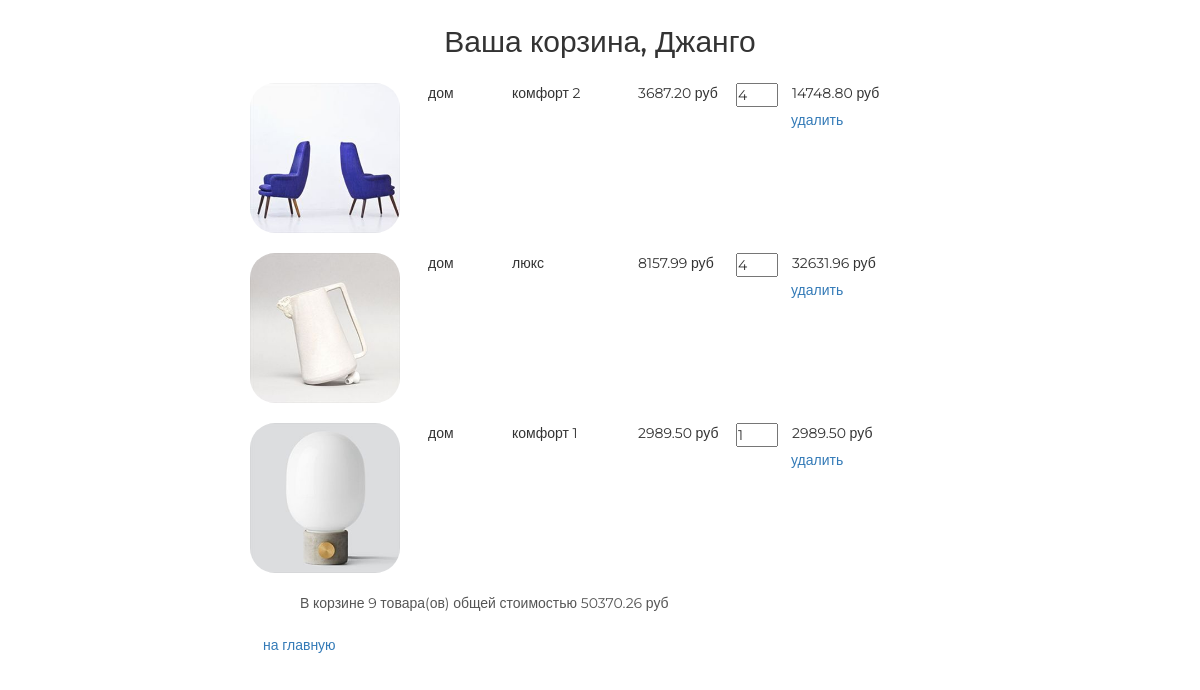
/basket/ (signed in), run on an earlier commit of the app's database.
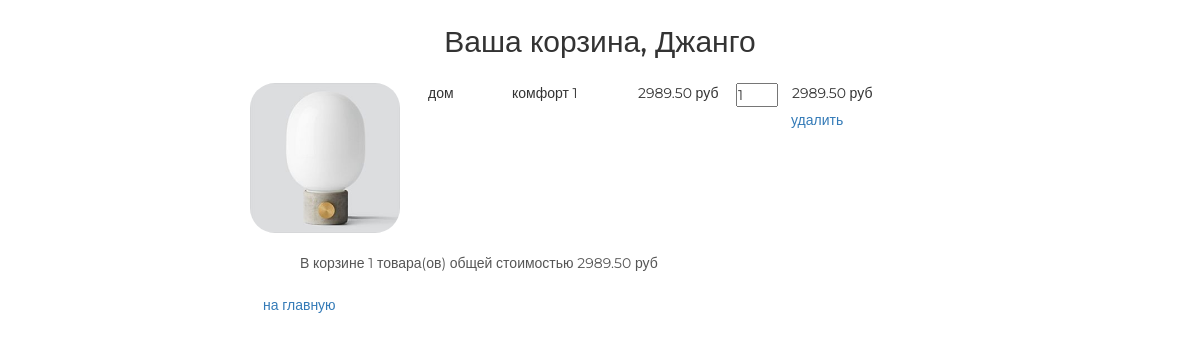
And on a later commit of the database.
### basketapp/models.py (models this page shows)
class Basket(models.Model):
    user = models.ForeignKey(get_user_model(), on_delete=models.CASCADE,
                             related_name='basket')
    product = models.ForeignKey(Product, on_delete=models.CASCADE)
    quantity = models.IntegerField('количество', default=0)
    add_datetime = models.DateTimeField('время', auto_now_add=True)
    @property
    def product_cost(self):
        return self.product.price * self.quantity

### mainapp/models.py (models this page shows, shortened)
class Product(models.Model):
    category = models.ForeignKey(ProductsCategory, on_delete=models.CASCADE)
    name = models.CharField('товар', max_length=64)
    image = models.ImageField(upload_to='products_images', blank=True)
    description = models.TextField('описание', blank=True)
    short_desc = models.CharField(
        'краткое описание', max_length=64, blank=True)
    price = models.DecimalField(
        'цена', max_digits=8, decimal_places=2, default=0, null=True)
    quantity = models.PositiveIntegerField('количество на складе', default=0)
    class Meta:
        verbose_name = 'товар'
        verbose_name_plural = 'товары'

class ProductsCategory(models.Model):
    name = models.CharField('категория товара', max_length=64)
    description = models.TextField('описание категории', blank=True)
    class Meta:
        verbose_name = 'категория товара'
        verbose_name_plural = 'категории товаров'

### authapp/models.py (models this page shows)
class ShopUser(AbstractUser):
    age = models.PositiveIntegerField('возраст', null=True)
    avatar = models.ImageField('аватар', upload_to='avatars', blank=True)
    def basket_total_cost(self):
        return sum(map(lambda x: x.product_cost, self.basket.all()))
    def basket_total_qty(self):
        return sum(map(lambda x: x.quantity, self.basket.all()))

### basketapp/views.py (the view)
# urls.py: path('', basketapp.index, name='index'),
@login_required
def index(request):
    basket = request.user.basket.all()
    context = {
        'page_title': 'корзина',
        'basket': basket,
    }
    return render(request, 'basketapp/index.html', context)

### basketapp/templates/basketapp/index.html
{% extends 'basketapp/base.html' %}
{% load static %}
{% block container %}
    <div class="basket_list">
        {% if basket %}
            {% for item in basket %}
                <div class="basket_record">
                    <img src="/media/{{ item.product.image }}" alt="{{ item.product.short_desc }}">
                    <span class="category_name">{{ item.product.category.name }}</span>
                    <span class="product_name">{{ item.product.name }}</span>
                    <span class="product_price">{{ item.product.price }}&nbspруб</span>
                    <input type="number" name="{{ item.pk }}" min="0" max="{{ item.product.quantity }}"
                           value="{{ item.quantity }}">
                    <span class="product_cost">{{ item.product_cost }}&nbspруб</span>
                    <a href="{% url 'basket:remove' item.pk %}" class="btn btn-round">
                        удалить
                    </a>
                </div>
            {% endfor %}
            <div class="basket_summary">
                В корзине {{ user.basket_total_qty }} товара(ов) общей стоимостью
                {{ user.basket_total_cost }} руб
            </div>
        {% else %}
            <h4>Корзина пуста</h4>
        {% endif %}
        <a href="{% url 'main:index' %}" class="btn btn-round">
            на главную
        </a>
    </div>
{% endblock %}

### basketapp/templates/basketapp/base.html (shortened to what this page needs)
<!DOCTYPE html>
{% load static %}
<html>
<head>
    {% block css %}
        <link rel="stylesheet" type="text/css" href="{% static 'css/bootstrap.min.css' %}">
        <link rel="stylesheet" type="text/css" href="{% static 'css/style.css' %}">
        <link rel="stylesheet" href="{% static 'fonts/font-awesome/css/font-awesome.css' %}">
    {% endblock %}
</head>
<body>
<div class="basket_container">
    <div class="h2 text-center head">
        Ваша корзина,
        {{ user.first_name|default:"пользователь"|title }}
    </div>
    {% block container %}
    {% endblock %}
</div>
</body>
</html>

What changed in the data, as far as the page shows it:
removed Basket: product.image (picture), product.category.name "дом", product.name "комфорт 2", product.price "3687.20", quantity "4", product_cost "14748.80"
removed Basket: product.image (picture), product.category.name "дом", product.name "люкс", product.price "8157.99", pk "4", product_cost "32631.96"
computed for ShopUser "Джанго": basket_total_qty "9" → "1"; basket_total_cost "50370.26" → "2989.50"
